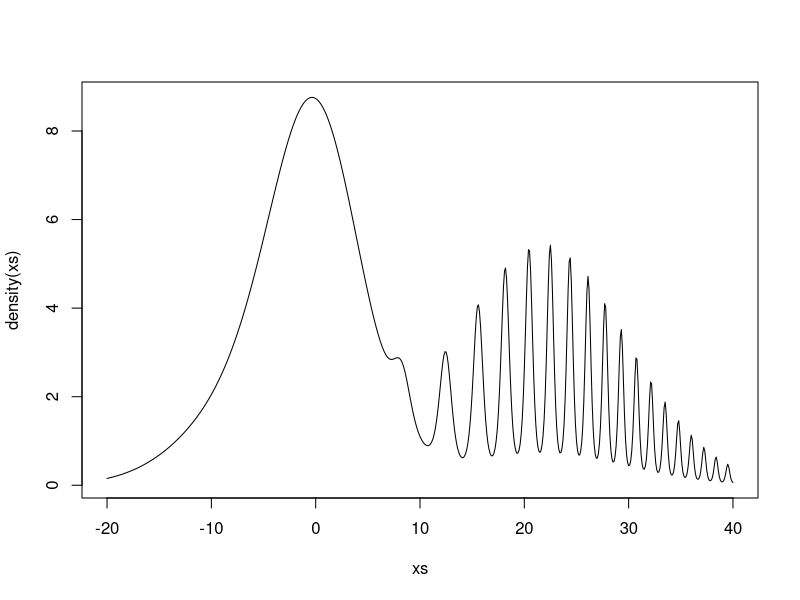
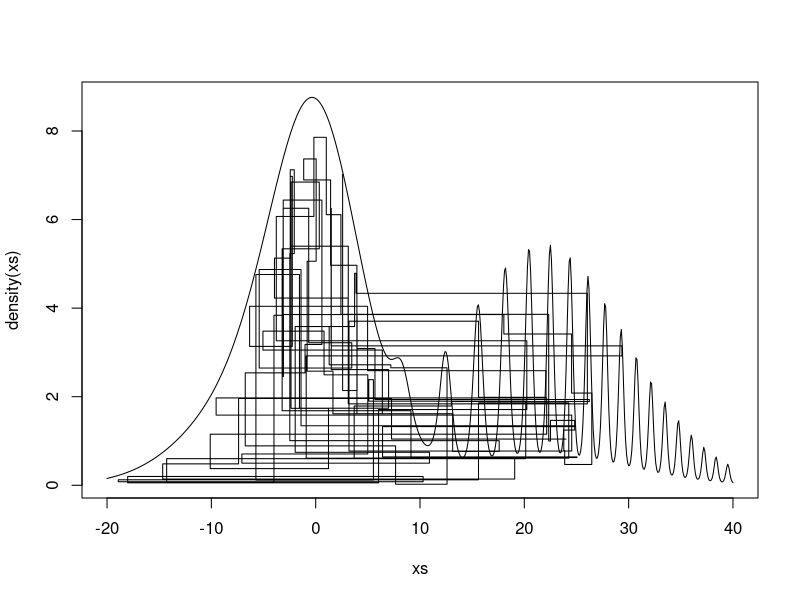
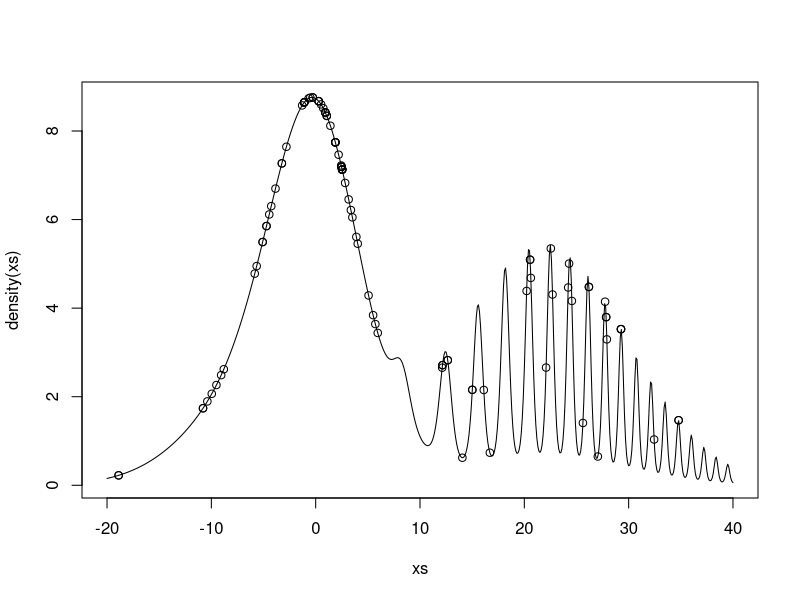
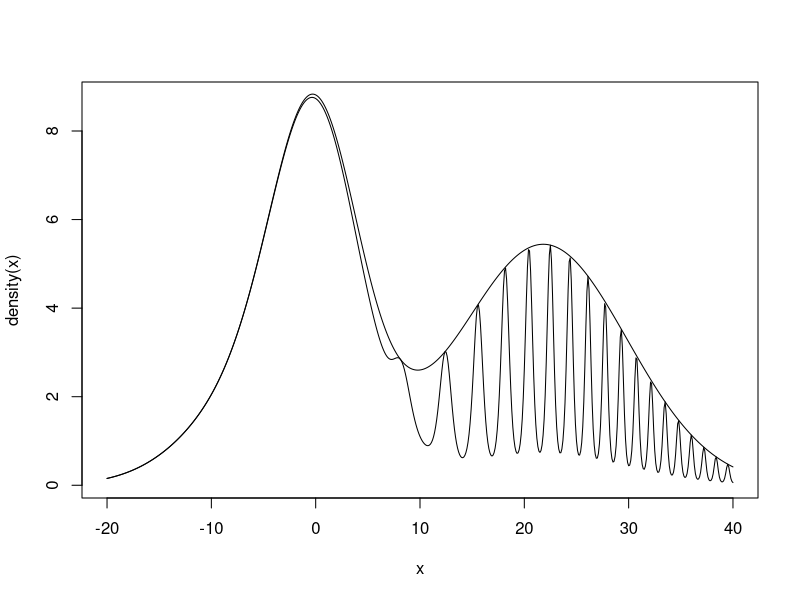

Write R code to recreate these figures, in order.
## ---- chunk 1
ID <-  c(1,6,3,0,0,2,2)
density <- function(x) {
    t1 <- ID[7] * exp(-sin((ID[1] * x ** 2)/(15 - ID[1])) 
                      - (x - 3 - ID[2] * pi) ** 2 / (2 * (5 + ID[3]) ** 2))
    t2 <- 2 * (1 + ID[7]) * exp(- x**2 /32)
    t3 <- (10 - ID[7]) * exp(-cos(ID[4] * x ** 2 / (15 + ID[4])) 
                      - (x + 3 + ID[5] * pi)**2/(2*(5+ID[6])**2))
    return(t1 + t2 + t3)
}
## ---- chunk 2
xs <- seq(-20, 40, 0.1)
plot(xs, density(xs), type="l")
## ---- chunk 3
MH <- function(num_samples, x0 = 0, temperature_scheme = rep(1, num_samples), sd = 1){
    samples <- matrix(nrow = num_samples + 1)
    samples[1] <- x0
    for (i in 1:num_samples) {
        proposal <- rnorm(1, mean = samples[i], sd = sd)
        if (runif(1) <= (density(proposal) / density(samples[i])) 
            ** temperature_scheme[i]) {
            samples[i+1] <- proposal
        } else {samples[i+1] <- samples[i]}
    }
    return(samples[2:num_samples+1])
}
## ---- chunk 4
simulated_annealing <- function(num_samples, max_temp = 10, x0 = 0, sd = 1) {
    temperature_scheme = seq(1, max_temp, length.out = num_samples)
    samples <- MH(num_samples, x0 = x0, temperature_scheme = temperature_scheme, sd = sd)
    
    mode <- NULL
    density_mode <- -1
    for (sample in samples){
        if (density(sample) > density_mode){
            mode <- sample
            density_mode <- density(sample)
        }
    }
    return(mode)
}
## ---- chunk 5
simulated_annealing(10000)
## ---- chunk 6
esjd <- function(samples) {
    total_distance <- 0
    for (i in 2:length(samples)){
        total_distance <- total_distance + (samples[i] - samples[i-1]) ** 2
    }
    return(total_distance / (length(samples) - 1))
}
## ---- chunk 7
for (sd in c(1,2,4,8,16,32,64)) {
    samples <- MH(1000, sd = sd)
    print(paste("Standard Deviation: ", sd, " | ESJD:", esjd(samples)))
}
## ---- chunk 8
slice_sampler <- function(num_samples, x0 = 0, y0 = 1, show_ar = TRUE) {
    samples <- matrix(nrow = num_samples + 1, ncol = 2)
    samples[1,] <- c(x0,y0)
    num_proposals <- 0
    num_accepted <- 0
    for (i in 1:num_samples){
        lskew <- sqrt(-130 * (log(samples[i,2]) - 10))
        rskew <- sqrt(-128 * (log(samples[i,2]) - 2 * exp(1)))
        min_x = min(0.35 - lskew, 3 + 6 * pi - rskew)
        max_x = max(0.35 + lskew, 3 + 6 * pi + rskew)
        
        new_x <- NULL
        while (TRUE) {
            proposal <- runif(1, min_x, max_x)
            num_proposals <- num_proposals + 1
            if (density(proposal) > samples[i,2]) {
                new_x <- proposal
                num_accepted <- num_accepted + 1
                break
            }
        }
        
        new_y <- runif(1, 0, density(new_x))
        samples[i+1,] <- c(new_x, new_y)
    }
    if (show_ar){print(paste("Acceptance Rate: ", num_accepted / num_proposals))}
    return(samples[2:num_samples+1,])
}
## ---- chunk 9
samples <- slice_sampler(10000)
esjd(samples[,1])
plot(xs, density(xs), type = "l")
lines(samples[1:100,1], samples[1:100,2], type="s")
## ---- chunk 10
rgmm <- function(num = 1) {
    choice <- runif(num)
    samples <- c(rnorm(length(choice[choice < 0.4937]), mean = 3 + 6 * pi, sd = 8))
    samples <- c(samples, rnorm(length(choice[0.4937 <= choice & choice < 0.7661]),
                                mean = 0, sd = 4))
    samples <- c(samples, rnorm(length(choice[0.7661 <= choice]), mean = -3, sd = 7))
    return(samples)
}

dgmm <- function(x) {
    return(0.4937 * dnorm(x, mean = 3 + 6 * pi, sd = 8) +
           0.2724 * dnorm(x, mean = 0, sd = 4) +
           0.2339 * dnorm(x, mean = -3, sd = 7))
}

indep_sampler <- function(num_samples, x0 = 0){
    samples <- matrix(nrow = num_samples + 1)
    samples[1] <- x0
    for (i in 1:num_samples) {
        proposal <- rgmm(1)
        acceptance_prob <- (density(proposal) / density(samples[i])) *
            (dgmm(samples[i]) / dgmm(proposal))
        if (runif(1) < acceptance_prob) {
            samples[i + 1] <- proposal
        } else {
            samples[i + 1] <- samples[i]
        }
    }
    return(samples[2:num_samples+1])
}
## ---- chunk 11
samples <- indep_sampler(10000)
esjd(samples)
plot(xs, density(xs), type = "l")
points(samples[1:100], density(samples[1:100]))
## ---- chunk 12
gmm_bound <- function(x) {
    t1 <- ID[7] * exp(1 - (x - 3 - ID[2] * pi) ** 2 / (2 * (5 + ID[3]) ** 2))
    t2 <- 2 * (1 + ID[7]) * exp(- x**2 /32)
    t3 <- (10 - ID[7]) * exp(-1 - (x + 3 + ID[5] * pi)**2/(2*(5+ID[6])**2))
    return(t1 + t2 + t3)
}
x <- seq(-20,40, 0.1)
plot(x, density(x), type="l")
lines(x, gmm_bound(x))
## ---- chunk 13
rej_sampler <- function(num_samples = 1){
    samples <- c()
    pseudo_m <- 1
    while (length(samples) < num_samples) {
        quantity <- pseudo_m * (num_samples - length(samples))
        proposals <- rgmm(quantity)
        accepted_samples <- proposals[density(proposals) > 
                                          runif(quantity, 0, gmm_bound(proposals))]
        samples <- c(samples, accepted_samples)
        
        pseudo_m <- quantity / length(accepted_samples)
        print(paste("Acceptance Rate: ", 1 / pseudo_m))
    }
    return(samples[1:num_samples])
}

## ---- chunk 14
start_time <- Sys.time()
samples <- rej_sampler(1000000)
end_time <- Sys.time()
end_time-start_time
